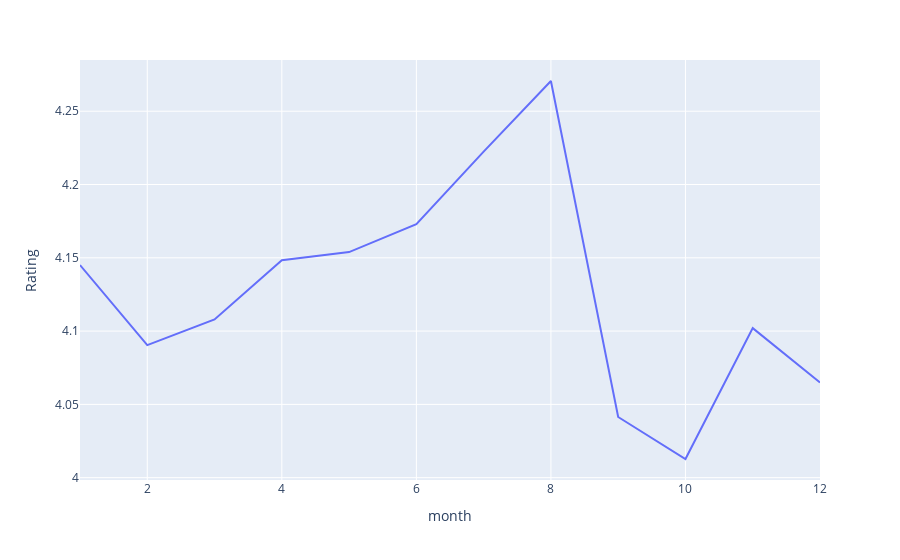

Here is the notebook cell this chart was saved with:
### Code cell
#Take the table you want to plot in a separate variable
import plotly.express as px

### Figure 1 — Plotly figure (JSON) as saved in the notebook; plotly's stock layout.template omitted (floating-point values rounded to 4 significant figures)
{"data": [{"hovertemplate": "month=%{x}<br>Rating=%{y}<extra></extra>", "legendgroup": "", "line": {"color": "#636efa", "dash": "solid"}, "marker": {"symbol": "circle"}, "mode": "lines", "name": "", "orientation": "v", "showlegend": false, "type": "scatter", "x": [1, 2, 3, 4, 5, 6, 7, 8, 9, 10, 11, 12], "xaxis": "x", "y": [4.145, 4.09, 4.108, 4.148, 4.154, 4.173, 4.222, 4.271, 4.041, 4.013, 4.102, 4.065], "yaxis": "y"}], "layout": {"legend": {"tracegroupgap": 0}, "margin": {"t": 60}, "xaxis": {"anchor": "y", "domain": [0, 1], "title": {"text": "month"}}, "yaxis": {"anchor": "x", "domain": [0, 1], "title": {"text": "Rating"}}}}
